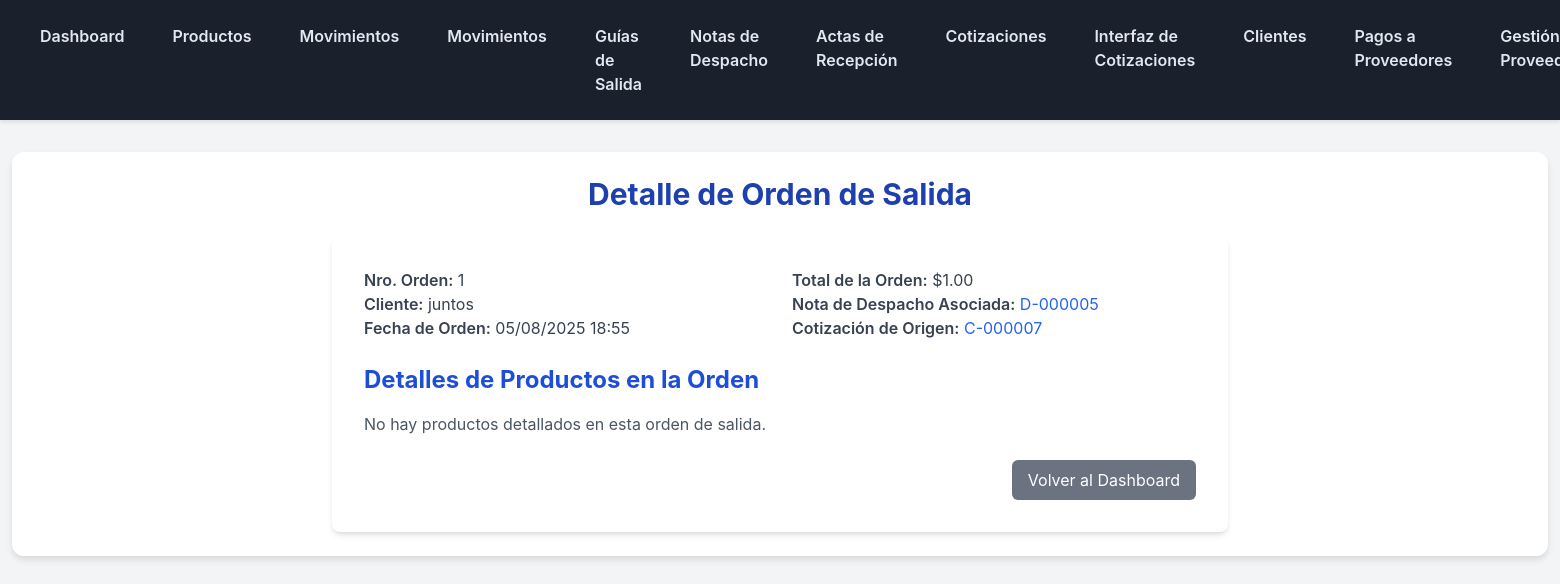
Screenshot of /inventario/ordenes-salida/1/ (signed in) with the database file from the repository.
### inventario/models.py (models this page shows, shortened)
class OrdenSalida(models.Model):
    fecha_orden = models.DateTimeField(auto_now_add=True, verbose_name="Fecha de Orden")
    cliente = models.CharField(max_length=255, blank=True, verbose_name="Cliente")
    total = models.DecimalField(max_digits=10, decimal_places=2, default=0.00, verbose_name="Total de la Orden")
    nota_despacho_asociada = models.OneToOneField(
        NotaDespacho,
        on_delete=models.SET_NULL,
        null=True,
        blank=True,
        related_name='orden_salida',
        verbose_name="Nota de Despacho Asociada"
    )
    cotizacion_origen = models.ForeignKey(
        'Cotizacion',
        on_delete=models.SET_NULL,
        null=True,
        blank=True,
        related_name='ordenes_salida',
        verbose_name="Cotización de Origen"
    )
    class Meta:
        verbose_name = "Orden de Salida"
        verbose_name_plural = "Órdenes de Salida"

class NotaDespacho(models.Model):
    numero_despacho = models.CharField(max_length=20, unique=True, blank=True, verbose_name="Nro. Despacho")
    cliente = models.ForeignKey('Cliente', on_delete=models.SET_NULL, null=True, blank=True, verbose_name="Cliente")
    fecha_despacho = models.DateField(auto_now_add=True, verbose_name="Fecha de Despacho")
    proveedor = models.ForeignKey(Proveedor, on_delete=models.SET_NULL, null=True, blank=True, verbose_name="Proveedor")
    orden_asociada = models.CharField(max_length=100, blank=True, verbose_name="N° Orden Asociada")
    observaciones = models.TextField(blank=True, verbose_name="Observaciones")
    nombre_conductor = models.CharField(max_length=255, blank=True, verbose_name="Nombre del Conductor")
    ci_conductor = models.CharField(max_length=20, blank=True, verbose_name="C.I. Conductor")
    tipo_vehiculo = models.CharField(max_length=100, blank=True, verbose_name="Tipo de Vehículo")
    color_vehiculo = models.CharField(max_length=50, blank=True, verbose_name="Color del Vehículo")
    placa_vehiculo = models.CharField(max_length=20, blank=True, verbose_name="Placa del Vehículo")
    creado_por = models.ForeignKey(
        settings.AUTH_USER_MODEL,
        on_delete=models.SET_NULL, # Si el usuario se elimina, este campo se pone a NULL
        null=True,                 # Permite que el campo sea nulo en la base de datos
        blank=True,                # Permite que el campo sea opcional en formularios
        related_name='notas_despacho_creadas', # Nombre para la relación inversa
        verbose_name="Creado por"
    )
    orden_salida_referencia = models.ForeignKey(
        'OrdenSalida',
        on_delete=models.SET_NULL,
        null=True,
        blank=True,
        related_name='notas_despacho_relacionadas',
        verbose_name="Orden de Salida de Referencia"
    )
    class Meta:
        verbose_name = "Nota de Despacho"
        verbose_name_plural = "Notas de Despacho"

class Cotizacion(models.Model):
    ESTADO_COTIZACION_CHOICES = [
        ('abierta', 'Abierta'),
        ('aceptada', 'Aceptada'),
        ('rechazada', 'Rechazada'),
        ('cerrada', 'Cerrada (Completada)'),
        ('en_despacho', 'En Despacho Parcial'),
    ]
    numero_cotizacion = models.CharField(max_length=20, unique=True, blank=True, verbose_name="Nro. Cotización")
    cliente = models.ForeignKey(Cliente, on_delete=models.CASCADE, related_name='cotizaciones')
    fecha_creacion = models.DateField(auto_now_add=True, verbose_name="Fecha de Creación")
    fecha_validez = models.DateField(blank=True, null=True, verbose_name="Fecha de Validez")
    estado = models.CharField(max_length=20, choices=ESTADO_COTIZACION_CHOICES, default='abierta', verbose_name="Estado")
    observaciones = models.TextField(blank=True, verbose_name="Observaciones")
    total_cotizado = models.DecimalField(max_digits=10, decimal_places=2, default=0.00, verbose_name="Total Cotizado")
    class Meta:
        verbose_name = "Cotización"
        verbose_name_plural = "Cotizaciones"
        ordering = ['-fecha_creacion']

### inventario/views.py (the view)
# urls.py: path('ordenes-salida/<int:pk>/', views.OrdenSalidaDetailView.as_view(), name='orden_salida_detail'),
class OrdenSalidaDetailView(LoginRequiredMixin, DetailView):
    model = OrdenSalida
    template_name = 'inventario/orden_salida_detail.html'
    context_object_name = 'orden_salida'

### inventario/templates/inventario/orden_salida_detail.html (shortened to what this page needs)
{% extends 'inventario/base.html' %}
{% block content %}
    <h1 class="text-3xl font-bold text-center mb-6 text-blue-800">Detalle de Orden de Salida</h1>
    <div class="max-w-4xl mx-auto bg-white p-8 rounded-lg shadow-md">
        <div class="grid grid-cols-1 md:grid-cols-2 gap-6 mb-6">
            <div>
                <p class="text-gray-700"><strong class="font-semibold">Nro. Orden:</strong> {{ orden_salida.id }}</p>
                <p class="text-gray-700"><strong class="font-semibold">Cliente:</strong> {{ orden_salida.cliente|default:"N/A" }}</p>
                <p class="text-gray-700"><strong class="font-semibold">Fecha de Orden:</strong> {{ orden_salida.fecha_orden|date:"d/m/Y H:i" }}</p>
            </div>
            <div>
                <p class="text-gray-700"><strong class="font-semibold">Total de la Orden:</strong> ${{ orden_salida.total|floatformat:2 }}</p>
                <p class="text-gray-700"><strong class="font-semibold">Nota de Despacho Asociada:</strong>
                    {% if orden_salida.nota_despacho_asociada %}
                        <a href="{% url 'inventario:nota_despacho_detail' orden_salida.nota_despacho_asociada.pk %}" class="text-blue-600 hover:underline">
                            {{ orden_salida.nota_despacho_asociada.numero_despacho }}
                        </a>
                    {% else %}
                        N/A
                    {% endif %}
                </p>
                <p class="text-gray-700"><strong class="font-semibold">Cotización de Origen:</strong>
                    {% if orden_salida.cotizacion_origen %}
                        <a href="{% url 'inventario:cotizacion_detail' orden_salida.cotizacion_origen.pk %}" class="text-blue-600 hover:underline">
                            {{ orden_salida.cotizacion_origen.numero_cotizacion }}
                        </a>
                    {% else %}
                        N/A
                    {% endif %}
                </p>
            </div>
        </div>
        <h2 class="text-2xl font-bold text-blue-700 mb-4">Detalles de Productos en la Orden</h2>
        {% if orden_salida.detalles_orden.all %}
            <div class="overflow-x-auto mb-6">
                <table class="min-w-full bg-white border border-gray-200 rounded-lg shadow-sm">
                    <thead>
                        <tr class="bg-gray-100 text-gray-700 uppercase text-xs leading-normal">
                            <th class="py-3 px-6 text-left">Producto</th>
                            <th class="py-3 px-6 text-center">Cantidad</th>
                            <th class="py-3 px-6 text-right">Precio Unitario</th>
                            <th class="py-3 px-6 text-right">Subtotal</th>
                        </tr>
                    </thead>
                    <tbody class="text-gray-600 text-sm font-light">
                        {% for detalle in orden_salida.detalles_orden.all %}
                        <tr class="border-b border-gray-200 hover:bg-gray-50">
                            <td class="py-3 px-6 text-left">{{ detalle.producto.nombre|default:"N/A" }}</td>
                            <td class="py-3 px-6 text-center">{{ detalle.cantidad }}</td>
                            <td class="py-3 px-6 text-right">${{ detalle.precio_unitario|floatformat:2 }}</td>
                            <td class="py-3 px-6 text-right">${{ detalle.subtotal|floatformat:2 }}</td>
                        </tr>
                        {% endfor %}
                    </tbody>
                </table>
            </div>
        {% else %}
            <p class="text-gray-600">No hay productos detallados en esta orden de salida.</p>
        {% endif %}
        <div class="flex justify-end space-x-4 mt-6">
            <a href="{% url 'inventario:dashboard' %}" class="px-4 py-2 bg-gray-500 text-white rounded-md hover:bg-gray-600">Volver al Dashboard</a>
        </div>
    </div>
{% endblock %}

### inventario/templates/inventario/base.html (style rules this page uses)
body { font-family: 'Inter', sans-serif; background-color: #f3f4f6; color: #333; }

### rows the page displays
OrdenSalida: id "1", cliente "juntos", fecha_orden "05/08/2025 18:55", total "1.00", nota_despacho_asociada.numero_despacho "D-000005", cotizacion_origen.numero_cotizacion "C-000007"
